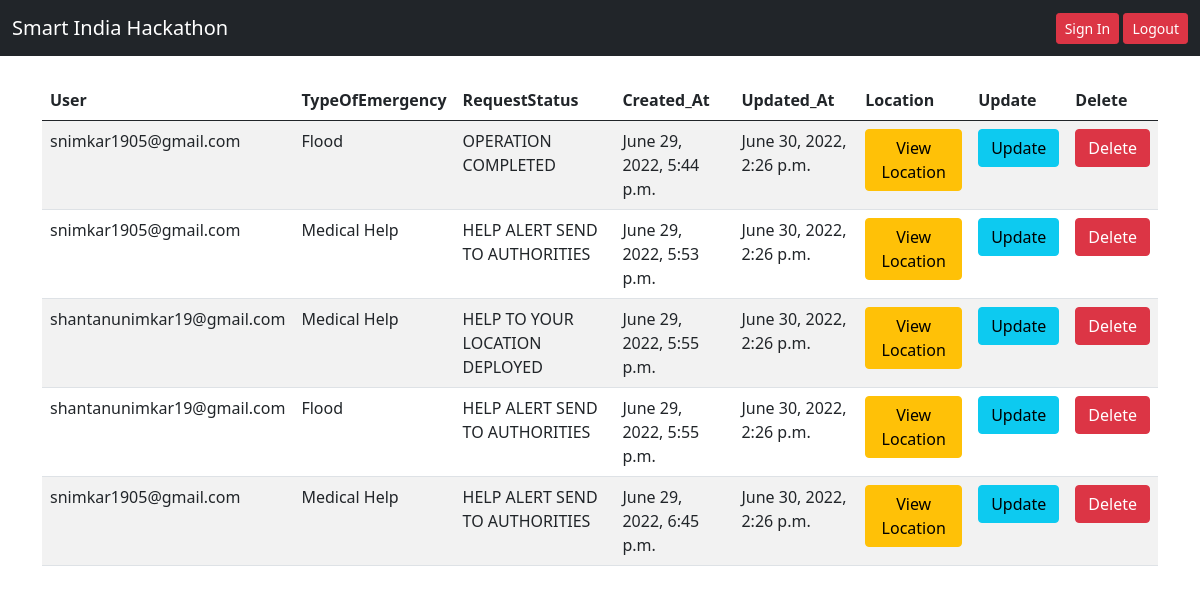
The page /helplist/ on the database its author committed.
### api_floodmanagement/models.py (models this page shows, shortened)
class UserHelpRequest(models.Model):
    created_at = models.DateTimeField(auto_now_add=True)
    updated_at = models.DateTimeField(auto_now=True)
    latitude = models.DecimalField(max_digits=19, decimal_places=16)
    longitude = models.DecimalField(max_digits=19, decimal_places=16)
    TypeOfEmergency = models.CharField(max_length=30, choices = EMERGENCY_TYPE,default = 'Flood')
    RequestStatus = models.CharField(max_length = 30,choices = REQUEST_STATUS,default = 'HELP ALERT SEND TO AUTHORITIES')
    owner = models.ForeignKey(User, on_delete=models.CASCADE)
    class Meta:
        ordering = ['created_at']

### api/models.py (models this page shows, shortened)
class User(AbstractBaseUser):
    email = models.EmailField(
        verbose_name='Email',
        max_length=255,
        unique=True,
    )
    name = models.CharField(max_length=200)
    contact = models.IntegerField(max_length=10)
    is_active = models.BooleanField(default=True)
    is_admin = models.BooleanField(default=False)
    created_at = models.DateTimeField(auto_now_add=True)
    updated_at = models.DateTimeField(auto_now=True)
    objects = UserManager()
    USERNAME_FIELD = 'email'
    REQUIRED_FIELDS = ['name' , 'contact']
    def __str__(self):
        return self.email     #user object will displayed using email

### floodmanagement/views.py (the view)
# urls.py: path('helplist/', Help_list.as_view(), name='helplist'),
class Help_list(ListView):
    model = UserHelpRequest
    context_object_name = 'userlist'
    template_name="webview/helpdesk.html"

### templates/webview/helpdesk.html (shortened to what this page needs)
{% extends 'base.html' %}
{% block content %}
<div class="container-flex">
	<div class="row">
		<div class="span">
            <table class="table table-striped table-condensed">
                  <thead>
                  <tr>
                      <th>User</th>
                      <th>TypeOfEmergency</th>
                      <th>RequestStatus</th>
                      <th>Created_At</th>
                      <th>Updated_At</th>
                      <th>Location</th>
                      <th>Update</th>
                      <th>Delete</th>
                  </tr>
              </thead>
              <tbody>
                <tr>
             {% for UserHelpRequest in userlist %}
                    <td>{{UserHelpRequest.owner}}</td>
                    <td>{{UserHelpRequest.TypeOfEmergency}}</td>
                    <td>{{UserHelpRequest.RequestStatus}}</td>
                    <td>{{UserHelpRequest.created_at}}</td>
                    <td>{{UserHelpRequest.updated_at}}</td>
                    <td><button type="button" class="btn btn-warning btn-rounded">View Location</button></td>
                    <td><button type="button" class="btn btn-info">Update</button></td>
                    <td><button type="button" class="btn btn-danger">Delete</button></td>
                </tr>
               {% endfor %}
              </tbody>
            </table>
            </div>
	</div>
</div>
{% endblock %}

### templates/base.html (shortened to what this page needs)
<!DOCTYPE html>
<html lang="en">
  <head>
    <link
      href="https://cdn.jsdelivr.net/npm/bootstrap@5.0.0/dist/css/bootstrap.min.css"
      rel="stylesheet"
    />
    <link
      rel="stylesheet"
      href="https://cdnjs.cloudflare.com/ajax/libs/font-awesome/5.15.3/css/all.min.css"
    />
  </head>
  <body>
<nav class="navbar navbar-expand-md navbar-dark bg-dark">
    <div class="container-fluid">
      <a class="navbar-brand" href="{% url 'flood:home' %}">Smart India Hackathon</a>
      <div
        class="collapse navbar-collapse flex-row-reverse"
        id="navbarTogglerDemo02"
      >
        <ul class="navbar-nav">
          {% if user.is_authenticated %}
          <li class="nav-item">
          </li>
          <li class="nav-item">
            <a class="nav-link active" href="#">Hi {{user.name}}</a>
            <a href="{% url 'user:logout' %}" class="btn btn-sm btn-danger">Logout</a>
          </li>
          {% else %}
          <li class="nav-item">
            <a href="{% url 'user:login' %}" class="btn btn-sm btn-danger">Sign In</a>
            <a href="{% url 'user:logout' %}" class="btn btn-sm btn-danger">Logout</a>
          </li>
          {% endif %}
        </ul>
      </div>
    </div>
  </nav>
    <div class="container mt-4">
        {% block content %}
        {% endblock %}
    </div>
  </body>
</html>

### rows shown on the page
UserHelpRequest: owner "snimkar1905@gmail.com", TypeOfEmergency "Flood", RequestStatus "OPERATION COMPLETED", created_at "June 29, 2022, 5:44 p.m.", updated_at "June 30, 2022, 2:26 p.m."
UserHelpRequest: owner "snimkar1905@gmail.com", TypeOfEmergency "Medical Help", RequestStatus "HELP ALERT SEND TO AUTHORITIES", created_at "June 29, 2022, 5:53 p.m.", updated_at "June 30, 2022, 2:26 p.m."
UserHelpRequest: owner "shantanunimkar19@gmail.com", TypeOfEmergency "Medical Help", RequestStatus "HELP TO YOUR LOCATION DEPLOYED", created_at "June 29, 2022, 5:55 p.m.", updated_at "June 30, 2022, 2:26 p.m."
UserHelpRequest: owner "shantanunimkar19@gmail.com", TypeOfEmergency "Flood", RequestStatus "HELP ALERT SEND TO AUTHORITIES", created_at "June 29, 2022, 5:55 p.m.", updated_at "June 30, 2022, 2:26 p.m."
UserHelpRequest: owner "snimkar1905@gmail.com", TypeOfEmergency "Medical Help", RequestStatus "HELP ALERT SEND TO AUTHORITIES", created_at "June 29, 2022, 6:45 p.m.", updated_at "June 30, 2022, 2:26 p.m."
